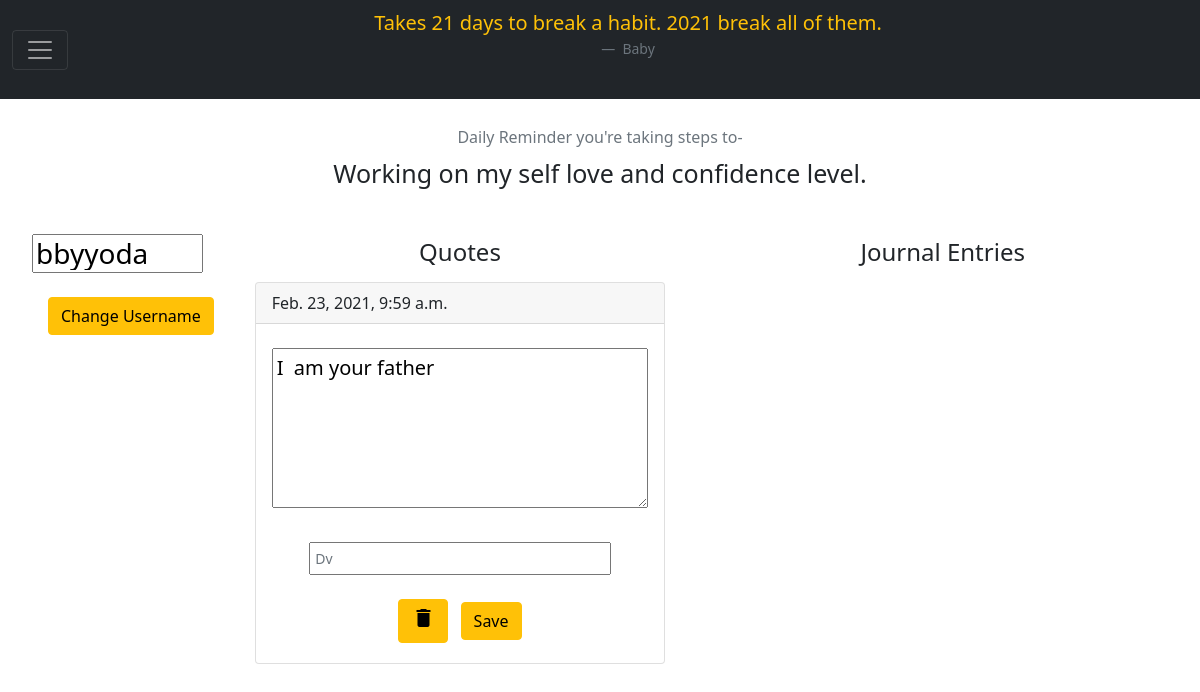
Page /edit_profile/1 on the earlier database version.
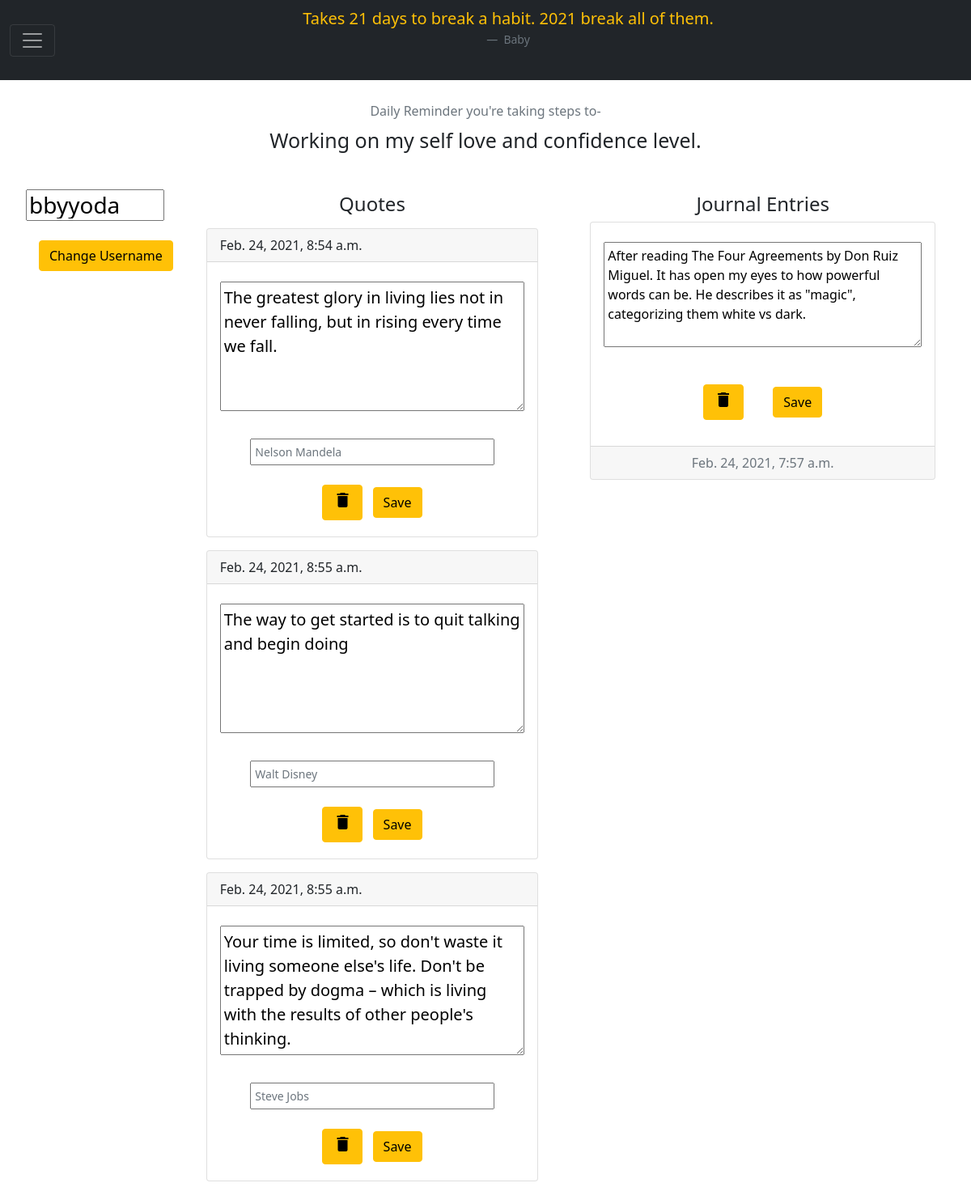
Same page on the later database version.
### blossom_app/models.py (models this page shows)
class Quotes(models.Model):
    the_quote = models.TextField(null=True)
    quote_author = models.CharField(max_length=200, null=True)
    user = models.ForeignKey(Users, related_name='quote', on_delete=models.CASCADE)
    created_at = models.DateTimeField(auto_now_add=True)
    updated_at = models.DateTimeField(auto_now = True)

class Journal_Entires(models.Model):
    entry = models.TextField()
    user = models.ForeignKey(Users, related_name='journal_entry', on_delete=models.CASCADE)
    created_at = models.DateTimeField(auto_now_add=True)
    updated_at = models.DateTimeField(auto_now = True)

### blossom_app/views.py (the view)
# urls.py: path('edit_profile/<int:userId>', views.edit_profile),
def edit_profile(request, userId):
    if request.method =='GET':
        current_user = Users.objects.get(id=userId)
        context = {
            'quotes': Quotes.objects.filter(user=current_user ),
            'journal_entries':Journal_Entires.objects.filter(user=current_user ),
            'user': current_user
        }
        return render(request, 'edit_profile.html', context)
    log_user = Users.objects.get(id=userId)
    log_user.username = request.POST['updated_username']
    log_user.save()
    return redirect('/profile')

### blossom_app/templates/edit_profile.html (shortened to what the changed rows need)
<!DOCTYPE html>
<html lang="en">
<head>
    <link href="https://cdn.jsdelivr.net/npm/bootstrap@5.0.0-beta2/dist/css/bootstrap.min.css" rel="stylesheet"
 />
</head>
<body>
    <div class="container-fluid">
        <div class="row p-1 mx-auto ">
            <div class="col  m-2">
                {% for quote in quotes %}
                <form action="/edit_quote/{{quote.id}}/{{quote.user.id}}" method='post'>
                    <div class="card m-3">
                        <div class="card-header">
                            {{quote.updated_at}}
                        </div>
                        <div class="card-body">
                            <blockquote>
                                <p>
                                    <textarea name="updated_quote" style="width:100%;" rows="5" class="blockquote m-2 mx-auto p-1">{{quote.the_quote}}</textarea>
                                </p>
                                <footer>
                                    <p class="text-center"><input type="text" class="blockquote-footer p-1 m-1" style="width: 80%;" name="updated_quote_author" value="{{quote.quote_author}}"></p>
                                </footer>
                            </blockquote>
                            <div class="text-center">
                                <button class="btn btn-warning m-1 ">
                                    <a href="/delete-quote/{{quote.id}}">
                                        <span class="material-icons" style="color: black;">delete</span>
                                    </a>
                                </button>
                                <input type="submit" class="btn btn-warning m-1 " value="Save">
                            </div>
                        </div>
                    </div>
                </form>
                {% endfor %}
            </div>
            <div class="col  m-2">
                {% for entry in journal_entries %}
                <form action="/edit_entry/{{entry.id}}/{{entry.user.id}}">
                    <div class="card text-center m-2">
                        <div class="card-body">
                            <p class="card-text">
                                <textarea name="updated_entry" style="width:100%;" rows="5" class="m-2 mx-auto p-1">{{entry.entry}}</textarea>
                            </p>
                            <button class="btn btn-warning m-3">
                                <a href="/delete-entry/{{entry.id}}/{{.user.id}}">
                                    <span class="material-icons" style="color: black;">delete</span>
                                </a>
                            </button>
                            <input type="submit" class="btn btn-warning m-3" value="Save">
                        </div>
                        <div class="card-footer text-muted">
                            {{entry.updated_at}}
                        </div>
                    </div>
                </form>
                {% endfor %}
            </div>
        </div>
    </div>
</body>
</html>

Differences in the rows shown:
removed Quotes: updated_at "Feb. 23, 2021, 9:59 a.m.", updated_quote "I am your father", updated_quote_author "Dv"
added Quotes: updated_at "Feb. 24, 2021, 8:54 a.m.", updated_quote "The greatest glory in living lies not in never falling, but in rising every time we fall.", updated_quote_author "Nelson Mandela"
added Quotes: updated_at "Feb. 24, 2021, 8:55 a.m.", updated_quote "The way to get started is to quit talking and begin doing", updated_quote_author "Walt Disney"
added Quotes: updated_at "Feb. 24, 2021, 8:55 a.m.", updated_quote "Your time is limited, so don't waste it living someone else's life. Don't be trapped by dogma – which is living with the results of other people's thinking.", updated_quote_author "Steve Jobs"
added Journal_Entires: updated_entry "After reading The Four Agreements by Don Ruiz Miguel. It has open my eyes to how powerful words can be. He describes it as \"magic\", categorizing them white vs dark.", updated_at "Feb. 24, 2021, 7:57 a.m."
